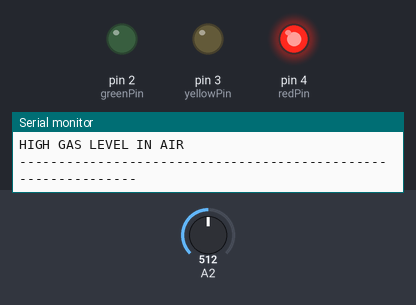
A sketch run on a simulated Arduino Uno, built with avr-gcc and run on an emulated ATmega328P. Parts: output pins drawn as LEDs (lit = HIGH), the last lines printed to the serial monitor. The inputs (shaded band) are chosen by the test bench; at power-on: A2 = 512.

Above: at 2.8 s.
2.9 s: A2 set to 480
At 4.0 s:
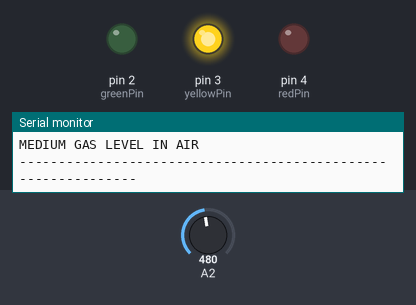
4.5 s: A2 set to 460
At 5.4 s:
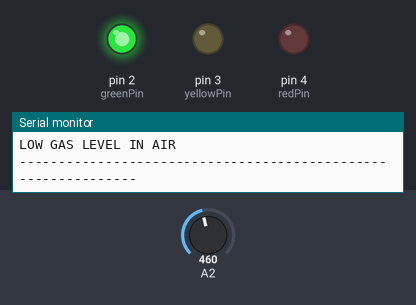
6.5 s: A2 set to 490
At 8.2 s:
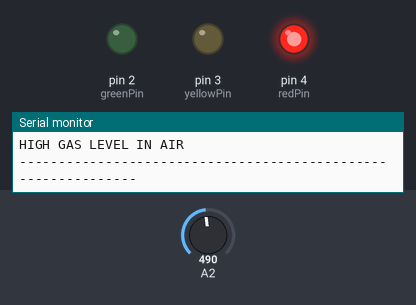
8.5 s: A2 set to 470
At 9.8 s:
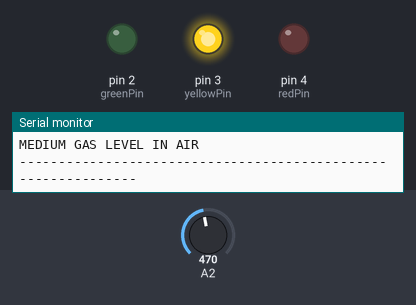
Timing chart, 0 to 11.5 s (numbered marks = the images above; inputs shaded):
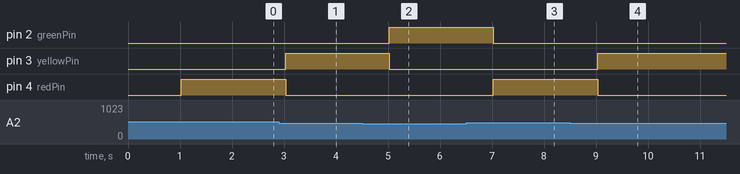

Measured:
- the behaviour switches between 481 and 480 on A2 (found by bisection; images 0 and 1)
- after the input at 2.9 s, pin 3 (yellowPin): LOW → HIGH after 0.13 s; pin 4 (redPin): HIGH → LOW after 0.13 s
- after the input at 4.5 s, pin 2 (greenPin): LOW → HIGH after 0.53 s; pin 3 (yellowPin): HIGH → LOW after 0.53 s
- after the input at 6.5 s, pin 2 (greenPin): HIGH → LOW after 0.53 s; pin 4 (redPin): LOW → HIGH after 0.53 s
- after the input at 8.5 s, pin 3 (yellowPin): LOW → HIGH after 0.53 s; pin 4 (redPin): HIGH → LOW after 0.53 s

The sketch:

ard.ino
```cpp
int greenPin=2;
   int yellowPin=3;
   int redPin=4;
void setup() {
  // put your setup code here, to run once:
  Serial.begin(9600);
  setup_adc();
  pinMode(greenPin,OUTPUT);
  pinMode(yellowPin,OUTPUT);
  pinMode(redPin,OUTPUT);
}
void loop()
{
  delay(1000);
    ADCSRA |= (1<<ADSC);//comand citirea valorii potentiometrului
}
void setup_adc()
{
  ADMUX |= (1<<REFS0);//activez tensiunea interna de 5 volti ca prag superior pentru procesarea semnalului analogic
  ADMUX |= (1<<MUX1) ;// ADMUX |=(1<<1) ;  voi citi semnalul analogic de pe pinul A2
  ADCSRA |= (1<<3); //activez intreruperea de la finalul conversiei ADC
  ADCSRA |= 0b00000111;//setez valoarea prescalerului la 128
  ADCSRA |= (1<<7);//activez convertorul ADC
}
ISR(ADC_vect)
{
  Serial.println("--------------------------------------------------------------");
  Serial.println(ADC);
  if(ADC < 470)
    {
      Serial.println("LOW GAS LEVEL IN AIR");
   digitalWrite(greenPin,HIGH);
   digitalWrite(yellowPin,LOW);
   digitalWrite(redPin,LOW);    }
  else if(ADC>=470 &&ADC<=480)
  {
    Serial.println("MEDIUM GAS LEVEL IN AIR");
   digitalWrite(greenPin,LOW);
   digitalWrite(yellowPin,HIGH);
   digitalWrite(redPin,LOW);  }
    else if(ADC>480)
    {
    Serial.println("HIGH GAS LEVEL IN AIR");
   digitalWrite(greenPin,LOW);
   digitalWrite(yellowPin,LOW);
   digitalWrite(redPin,HIGH);    }
Serial.println("--------------------------------------------------------------");
}
```
